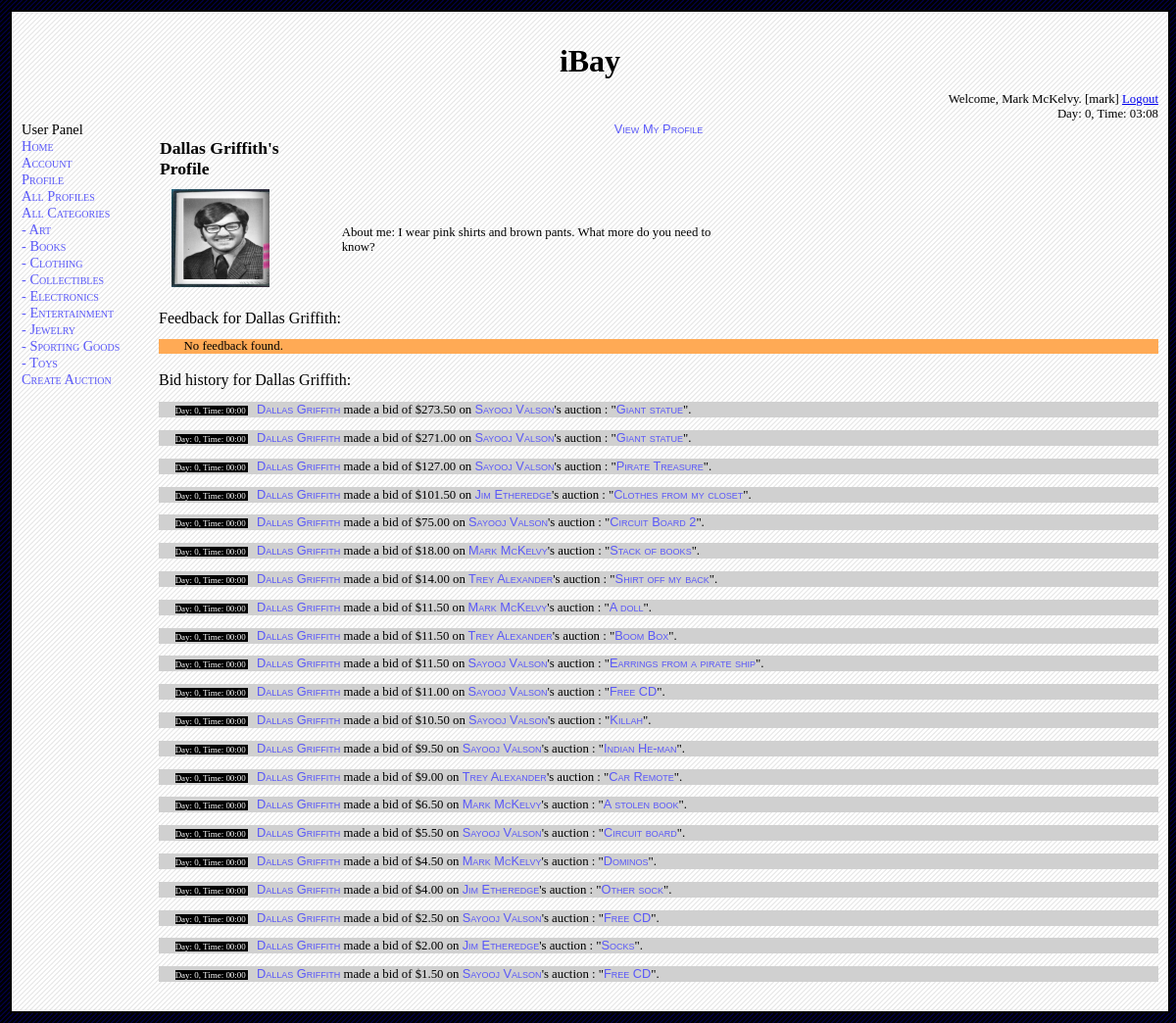
The page /source/profile.php?mode=view&username=dallas (signed in) on the database its author committed.
### tables this page shows
CREATE TABLE `user` (
  `username` varchar(50) NOT NULL default '',
  `password` varchar(50) default NULL,
  `is_admin` tinyint(1) default NULL,
  `realname` varchar(100) default NULL,
  `birth_date` varchar(10) default NULL,
  `shipping_street` varchar(100) default NULL,
  `shipping_city` varchar(50) default NULL,
  `shipping_state` varchar(25) default NULL,
  `shipping_zip` varchar(10) default NULL,
  `phone` varchar(12) default NULL,
  `email` varchar(50) default NULL,
  `card_type` varchar(20) default NULL,
  `card_number` varchar(16) default NULL,
  `card_expire` varchar(5) default NULL,
  `picture` varchar(100) default NULL,
  `description` varchar(250) default NULL,
  PRIMARY KEY  (`username`)
);

CREATE TABLE `bids_on` (
  `username` varchar(50) NOT NULL default '',
  `item_title` varchar(50) NOT NULL default '',
  `item_seller` varchar(50) NOT NULL default '',
  `item_category` varchar(30) NOT NULL default '',
  `item_end_day` int(5) NOT NULL default '0',
  `item_end_hour` int(2) NOT NULL default '0',
  `item_end_minute` int(2) NOT NULL default '0',
  `bid_day` int(5) NOT NULL default '0',
  `bid_hour` int(2) NOT NULL default '0',
  `bid_minute` int(2) NOT NULL default '0',
  `bid_amount` float(7,2) default NULL,
  `display_notification` char(1) default NULL,
  PRIMARY KEY  (`username`,`item_title`,`item_seller`,`item_category`,`item_end_day`,`item_end_hour`,`item_end_minute`,`bid_day`,`bid_hour`,`bid_minute`),
  KEY `item_title` (`item_title`),
  KEY `item_seller` (`item_seller`),
  KEY `item_category` (`item_category`),
  KEY `item_end_day` (`item_end_day`),
  KEY `item_end_hour` (`item_end_hour`),
  KEY `item_end_minute` (`item_end_minute`)
);

### source/dbinfo.php (called while the page is built, shortened)
<?php
class dbinfo_t
{
	var $debug;
	function init ()
	{
		$this->debug = true;
	}
	function query ($q)
	{
		if ($this->debug)
			$result = mysql_query ($q) or die ('BAD QUERY: '.mysql_error ());
		else
			$result = mysql_query ($q);
		return $result;
	}
	function logged_in ()
	{
		return isset ($_SESSION) && isset ($_SESSION['Username']);
	}
	function is_admin ()
	{
		return $this->logged_in () && $_SESSION['Admin'] == 1;
	}
	function username ()
	{
		return $_SESSION['Username'];
	}
	function day ()
	{
		return $_SESSION['Day'];
	}
	function hour ()
	{
		return $_SESSION['Hour'];
	}
	function minute ()
	{
		return $_SESSION['Minute'];
	}
	function get_realname ($username)
	{
		$result = $this->query ("select realname from user where username = '$username'");
		if (mysql_num_rows ($result) == 0)
			return "ERROR";
		else
		{
			$row = mysql_fetch_assoc ($result);
			return $row['realname'];
		}
	}
	function get_userdesc ($username)
	{
		$result = $this->query ("select description from user where username =  '$username'");
		$row = mysql_fetch_assoc ($result);
		return $row['description'];
	}
	function get_picture ($username)
	{
		$result = $this->query ("select picture from user where username = '$username'");
		$row = mysql_fetch_assoc ($result);
		return $row['picture'];
	}
}
?>

### source/common.php (the view, shortened to what this page needs)
<?php
include_once ("dbinfo.php");
include_once ("table_common.php");
include_once ("list_common.php");
function echo_header ($dbinfo)
{
	$dbinfo->init ();
	$dbinfo->update_all ();
	echo <<<HEREDOC
<!DOCTYPE HTML PUBLIC "-//W3C//DTD HTML 4.01//EN" "http://www.w3.org/TR/html4/strict.dtd">
<html>
<head>
<meta http-equiv="Content-Type" content="text/html; charset=iso-8859-1" />
<title>CMPS 460 DB Project</title>
<link href="style.css" rel="stylesheet" type="text/css" />
</head>
<body>
HEREDOC;
	echo_div ("container");
	echo "iBay";
	end_div ();
	$day = $dbinfo->day () + 0;
	$hour = $dbinfo->hour ();
	$minute = $dbinfo->minute ();
	if ($dbinfo->logged_in ())
	{
		$realname = $dbinfo->realname ();
		$username = $dbinfo->username ();
		$logoutlink = href ("logout.php", "Logout");
		cout ("Welcome, $realname. [$username] $logoutlink");
	}
	else
	{
		$loginlink = href ("login.php", "Login");
		$reglink= href ("registration.php", "Register");
		cout ("Welcome! $loginlink or $reglink");
	}
	echo ("Day: $day, Time: $hour:$minute");
	if ($dbinfo->logged_in ())
	{
		if ($dbinfo->is_admin ())
			$nav = "Admin Panel<br/>";
		else
			$nav = "User Panel<br/>";
		$nav = $nav.li_wrap (href ("index.php", "Home"));
		$nav = $nav.li_wrap (href ("registration.php?mode=view", "Account"));
		$nav = $nav.li_wrap (href ("profile.php", "Profile"));
		$nav = $nav.li_wrap (href ("profile.php?mode=browse", "All Profiles"));
		$nav = $nav.li_wrap (href ("category.php", "All Categories"));
		$nav = $nav.li_wrap (href ("category.php?view=Art", " - Art"));
		$nav = $nav.li_wrap (href ("category.php?view=Books", " - Books"));
		$nav = $nav.li_wrap (href ("category.php?view=Clothing", " - Clothing"));
		$nav = $nav.li_wrap (href ("category.php?view=Collectibles", " - Collectibles"));
		$nav = $nav.li_wrap (href ("category.php?view=Electronics", " - Electronics"));
		$nav = $nav.li_wrap (href ("category.php?view=Entertainment", " - Entertainment"));
		$nav = $nav.li_wrap (href ("category.php?view=Jewelry", " - Jewelry"));
		$nav = $nav.li_wrap (href ("category.php?view=Sporting Goods", " - Sporting Goods"));
		$nav = $nav.li_wrap (href ("category.php?view=Toys", " - Toys"));
		$nav = $nav.li_wrap (href ("itemlisting.php?mode=new", "Create Auction"));
		echo ul_wrap ($nav);
	}
}
function echo_footer ($dbinfo)
{
	echo <<<HEREDOC
</body>
</html>
HEREDOC;
}
function current_script ()
{
	return basename ($_SERVER["SCRIPT_NAME"]);
}
function echo_div ($name)
{
	if (empty ($name))
		echo "<div>\n";
	else
		echo "<div id=\"$name\">\n";
}
function end_div ()
{
	echo "</div>\n";
}
function div ($text, $style_name = "")
{
	if (!empty ($style_name))
		$style_name = "id=\"$style_name\"";
	return "<div $style_name>\n$text\n</div>\n";
}
function span ($text, $style_name)
{
	if (!empty ($style_name))
		$style_name = "id=\"$style_name\"";
	return "<span $style_name>\n$text\n</span>\n";
}
function href ($url, $text)
{
	return "<a href=\"$url\">$text</a>";
}
function local_img ($path)
{
	return "<img src=\"images/$path\">";
}
function get ($key)
{
	if (isset ($_GET[$key]))
		$val = $_GET[$key];
	else
		$val = "";
	return $val;
}
function cout ($str)
{
	echo "$str"."<br/>\n";
}
function format_time ($day, $hour, $minute, $prefix_zeros_to_day = false)
{
	$day += 0;
	$hour += 0;
	$minute += 0;
	if ($minute < 10)
	{
		$minute = "0".$minute;
	}
	if ($hour < 10)
	{
		$hour = "0".$hour;
	}
	return "Day: $day, Time: $hour:$minute";
}
?>

### source/profile.php (shortened to what this page needs)
<?php
include_once ("common.php");
$dbinfo = new dbinfo_t();
echo_header($dbinfo);
$current_script = current_script ();
$mode = get("mode");
$user_name = $dbinfo->username();
$home_user = $user_name;
if ($mode == "")
{
	$user_name = $dbinfo->username ();
}
else if ($mode == "view" || $mode == "edit")
{
	$user_name = get("username");
}
if ($mode == "" || $mode == "view" )
{
	if($user_name != $home_user)
		echo href ("$current_script?", "View My Profile");
	else
		echo href ("$current_script?mode=edit&username=$user_name", "Edit Profile");
	$table = new table_common_t();
	$table->init ("profile");
	echo $table->table_begin();
	echo $table->table_head_begin ();
	if($user_name == $home_user)
	{
		echo $table->tr ($table->td ("Your Profile"));
	}
	else
	{
		echo $table->tr ($table->td ($dbinfo->get_realname ($user_name)."'s Profile"));
	}
	echo $table->table_head_end ();
	echo $table->table_body_begin ();
	echo $table->tr ($table->td (local_img ($dbinfo->get_picture($user_name))).
			 $table->td ("About me: " . $dbinfo->get_userdesc($user_name)));
	echo $table->table_body_end ();
	echo $table->table_end();
	if($user_name != $home_user)
		cout ("Feedback for ".$dbinfo->get_realname ($user_name).":");
	else
		cout ("Feedback for you:");
	$result_seller = $dbinfo->query ("select buyer,seller,buyerfeedbackforseller_rating,buyerfeedbackforseller_description from item_listing where seller ='$user_name' and buyerfeedbackforseller_rating!=-1 and buyerfeedbackforseller_description!='' and buyerfeedbackforseller_rating!=-1 order by end_day desc,end_hour desc,end_minute desc");
	$result_buyer = $dbinfo->query("select buyer, seller, sellerfeedbackforbuyer_description from item_listing where buyer = '$user_name' and sellerfeedbackforbuyer_description!=''");
	if(mysql_num_rows($result_seller) == 0 && mysql_num_rows($result_buyer) == 0)
	{
		echo div ("No feedback found.", "feedback");
	}
	if($user_name != $home_user)
		cout ("Bid history for ".$dbinfo->get_realname ($user_name).":");
	else
		cout ("Bid history for you:");
	$result_bid =  $dbinfo->query ("select username, item_seller, item_title, item_category, item_end_day, item_end_hour, item_end_minute, bid_amount
from bids_on
where 	username = '$user_name'
order by bid_amount desc");
	if(mysql_num_rows($result_bid) == 0)
	{
		echo div ("No bid history found.", "bidhistory");
	}
	else
	{
		while (list ($username, $item_seller, $item_title, $item_category,
			     $item_end_day, $item_end_hour, $item_end_minute,
			     $bid_amount)
		       = mysql_fetch_row($result_bid))
		{
			$seller_realname = href ("profile.php?mode=view&username=$item_seller",
						 $dbinfo->get_realname ($item_seller));
			if ($username == $home_user)
				$bidder_realname = "You";
			else
			{
				$bidder_realname = href ("profile.php?mode=view&username=$username",
							 $dbinfo->get_realname ($username));
			}
			echo div (span (format_time ($bid_day, $bid_hour, $bid_minute), "time").
				  "$bidder_realname  made a bid of \$$bid_amount on $seller_realname's auction : \"".href ("itemlisting.php?mode=view&title=$item_title&seller=$item_seller&category=$item_category&end_day=$item_end_day&end_hour=$item_end_hour&end_minute=$item_end_minute", $item_title)."\".", "bidhistory");
		}
	}
}
echo_footer($dbinfo);
?>

### source/style.css (style rules this page uses)
body { background: url(images/stripe_blue.png) top repeat; background-color: #000000; text-align: center; margin: 5px; padding: 5px; }
#container { margin: 0 auto; width: 100%; margin-top: 0px; padding: 0px; text-align: left; background: url(images/stripe_white.png) top repeat; background-color: #ffffff; border: 2px solid #000000; }
#header { position: relative; margin: 0px; padding-top: 1em; text-align: center; font-size: 2em; font-weight: bold; #border: 1px dotted navy; }
#navbar { float: left; position: relative; margin: 0px; padding-top: 0em; padding-left: 10px; text-align: left; width: 140px; font-size: 0.9em; #border: 1px dotted navy; }
#navbar li a { position: relative; color: #5A58F8; font-family: Verdana; font-variant: small-caps; text-decoration: none; }
#content { position: relative; color: #000000; font-family: serif; font-variant: normal; font-weight: normal; text-decoration: none; margin-left: 150px; margin-right: 10px; #border: 1px dotted navy; min-height: 500px; padding-bottom: 30px; padding-top: 0px; margin-top: 0em; }
#content a { font-family: sans-serif; font-size: 1em; font-variant: small-caps; color: #5A58F8; text-decoration: none; }
#status { position: relative; margin: 0px; padding-top: 1em; padding-right: 10px; text-align: right; font-size: 0.8em; #border: 1px dotted navy; }
#scriptstatus { position: relative; margin: 0px; text-align: center; font-size: 0.8em; }
#time { position: relative; color: white; font-size: 0.7em; left: -1em; background-color: black; }
#feedback { position: relative; margin-top: 1em; padding-left: 2em; text-align: left; font-size: 0.8em; background-color: #ffaa55; #border: 1px dotted navy; }
#bidhistory { position: relative; margin-top: 1em; padding-left: 2em; text-align: left; font-size: 0.8em; background-color: #d0d0d0; #border: 1px dotted navy; }
tbody.profile img { max-width: 100px; border: 0px; }

### rows shown on the page
user: picture (picture)
bids_on: user.realname "Dallas Griffith Sayooj Valson Giant statue"
bids_on: user.realname "Dallas Griffith Sayooj Valson Giant statue"
bids_on: user.realname "Dallas Griffith Sayooj Valson Pirate Treasure"
bids_on: user.realname "Dallas Griffith Jim Etheredge Clothes from my closet"
bids_on: user.realname "Dallas Griffith Sayooj Valson Circuit Board 2"
bids_on: user.realname "Dallas Griffith Mark McKelvy Stack of books"
bids_on: user.realname "Dallas Griffith Trey Alexander Shirt off my back"
bids_on: user.realname "Dallas Griffith Mark McKelvy A doll"
bids_on: user.realname "Dallas Griffith Trey Alexander Boom Box"
bids_on: user.realname "Dallas Griffith Sayooj Valson Earrings from a pirate ship"
bids_on: user.realname "Dallas Griffith Sayooj Valson Free CD"
bids_on: user.realname "Dallas Griffith Sayooj Valson Killah"
bids_on: user.realname "Dallas Griffith Sayooj Valson Indian He-man"
bids_on: user.realname "Dallas Griffith Trey Alexander Car Remote"
bids_on: user.realname "Dallas Griffith Mark McKelvy A stolen book"
bids_on: user.realname "Dallas Griffith Sayooj Valson Circuit board"
bids_on: user.realname "Dallas Griffith Mark McKelvy Dominos"
bids_on: user.realname "Dallas Griffith Jim Etheredge Other sock"
bids_on: user.realname "Dallas Griffith Sayooj Valson Free CD"
bids_on: user.realname "Dallas Griffith Jim Etheredge Socks"
bids_on: user.realname "Dallas Griffith Sayooj Valson Free CD"

### other values the page prints
$str "Welcome, Mark McKelvy. [mark] Feedback for Dallas Griffith: Bid history for Dallas Griffith:"
$text "Logout Home Account Profile All Profiles All Categories - Art - Books - Clothing - Collectibles - Electronics - Entertainment - Jewelry - Sporting Goods - Toys Create Auction View My Profile"
$day "0"
$hour "03"
$minute "08"
$s "Dallas Griffith's Profile About me: I wear pink shirts and brown pants. What more do you need to know?"
$text "No feedback found."
